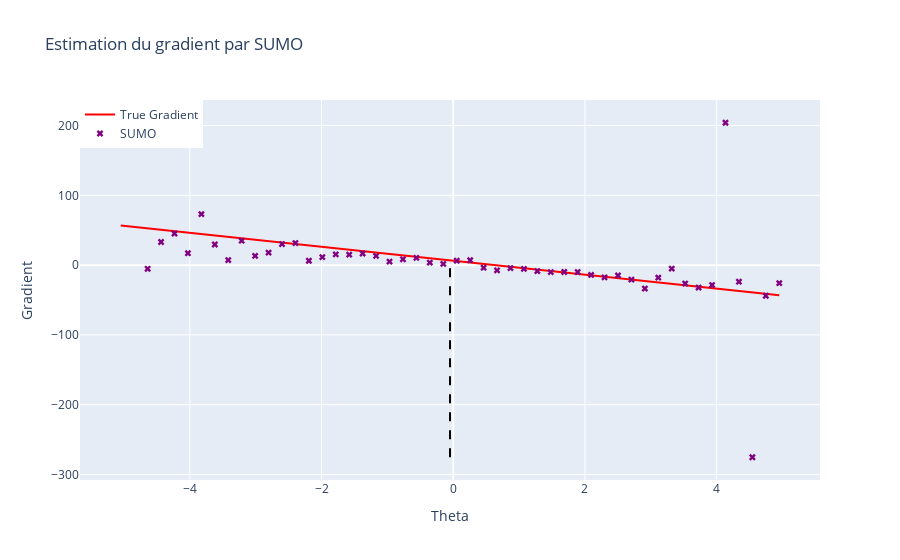

Source (notebook cell):
### Code cell
Code.plot_gradient(0.6, x, noised_A, noised_b, theta_true, 15, 'SUMO')
